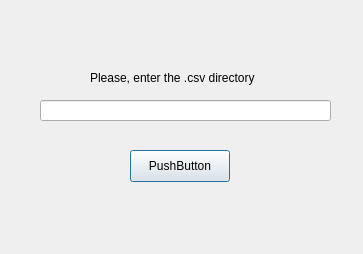
<?xml version="1.0" encoding="UTF-8"?>
<ui version="4.0">
 <class>dataPath</class>
 <widget class="QDialog" name="dataPath">
  <property name="geometry">
   <rect>
    <x>0</x>
    <y>0</y>
    <width>363</width>
    <height>254</height>
   </rect>
  </property>
  <property name="windowTitle">
   <string>Dialog</string>
  </property>
  <widget class="QLineEdit" name="lineEdit">
   <property name="geometry">
    <rect>
     <x>40</x>
     <y>100</y>
     <width>291</width>
     <height>21</height>
    </rect>
   </property>
  </widget>
  <widget class="QPushButton" name="addPath">
   <property name="geometry">
    <rect>
     <x>130</x>
     <y>150</y>
     <width>100</width>
     <height>32</height>
    </rect>
   </property>
   <property name="text">
    <string>PushButton</string>
   </property>
  </widget>
  <widget class="QLabel" name="csvAskLabel">
   <property name="geometry">
    <rect>
     <x>90</x>
     <y>70</y>
     <width>211</width>
     <height>16</height>
    </rect>
   </property>
   <property name="text">
    <string>Please, enter the .csv directory</string>
   </property>
  </widget>
 </widget>
 <resources/>
 <connections/>
</ui>
